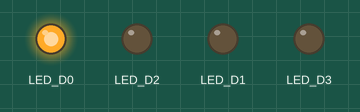
Recording of a sketch running on a simulated Arduino Opta. Shown: output pins drawn as LEDs (lit = HIGH).

Above: at 0.5 s.
At 1.5 s:
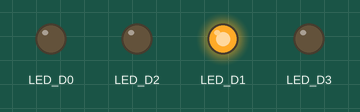
At 2.5 s:
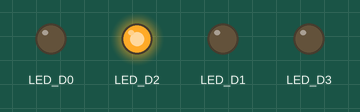
At 3.5 s:
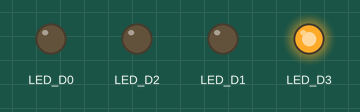
Timing chart, 0 to 5.2 s (numbered marks = the images above):
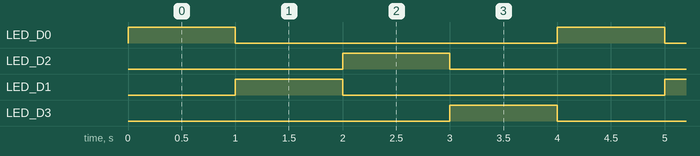

The sketch:

OPTA_4led.ino
```cpp
void setup() {
  pinMode(LED_RELAY1,OUTPUT);
  pinMode(LED_RELAY2,OUTPUT);
  pinMode(LED_RELAY3,OUTPUT);
  pinMode(LED_RELAY4,OUTPUT);

  digitalWrite(LED_RELAY1,LOW);
  digitalWrite(LED_RELAY2,LOW);
  digitalWrite(LED_RELAY3,LOW);
  digitalWrite(LED_RELAY4,LOW);
}

void loop() {
  digitalWrite(LED_RELAY1,HIGH);
  digitalWrite(LED_RELAY4,LOW);
  delay(1000);
  digitalWrite(LED_RELAY2,HIGH);
  digitalWrite(LED_RELAY1,LOW);
  delay(1000);
  digitalWrite(LED_RELAY3,HIGH);
  digitalWrite(LED_RELAY2,LOW);
  delay(1000);
  digitalWrite(LED_RELAY4,HIGH);
  digitalWrite(LED_RELAY3,LOW);
  delay(1000);
}
```

Measured:
- by itself, LED_D0, LED_D2, LED_D1, LED_D3: alternates HIGH for 1.0 s and LOW for 3.0 s
- by itself, everything shown: repeats every 4.0 s, in 4 steps
